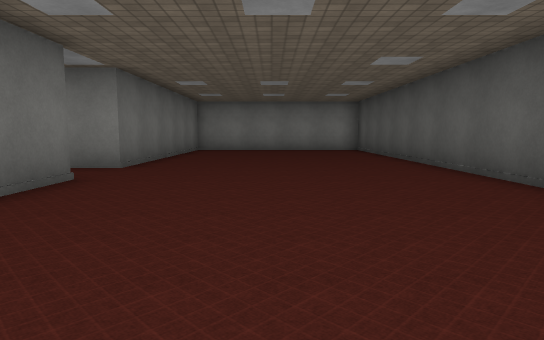
view 1 (above)

22 first-person views from a walk through a scene from a Unity 3-D project. The camera is 1.5 m above the floor, tilts 6° down and sees 75° across. The floor is counted in squares, 2 m on a side. Each view is taken from the middle of a square. On the plan, view 1 faces up. The plan holds only what a view shows up to about 11 squares ahead; the rest is blank. The place goes on beyond the plan. The player character is not drawn. Surface patterns are stand-ins for the level's own textures.

view 2
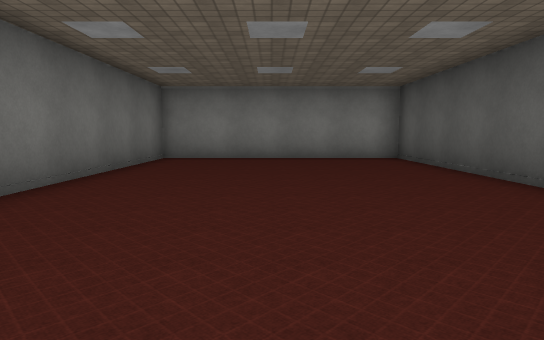

view 3
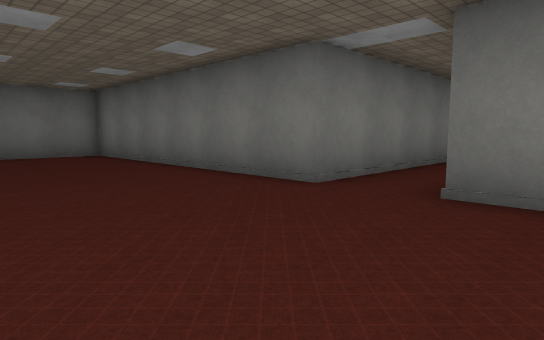

view 4
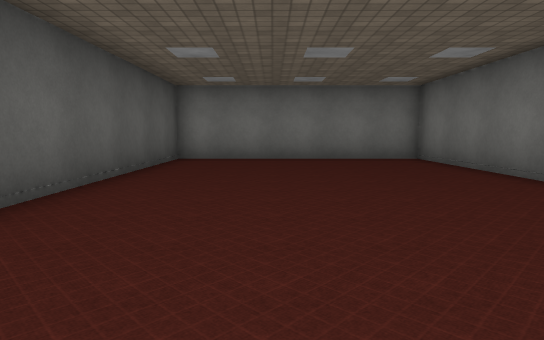

view 5
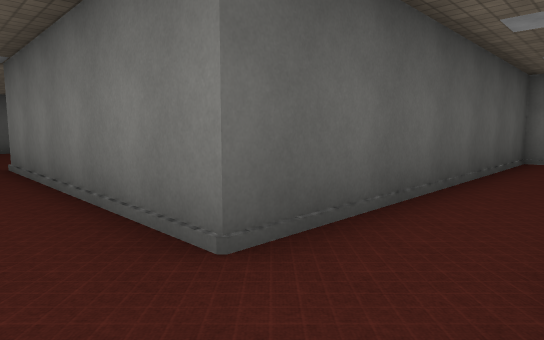

view 6
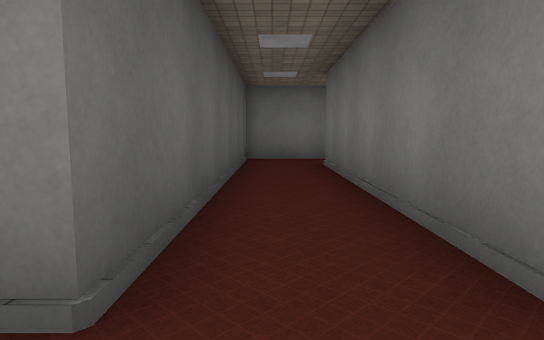

view 7
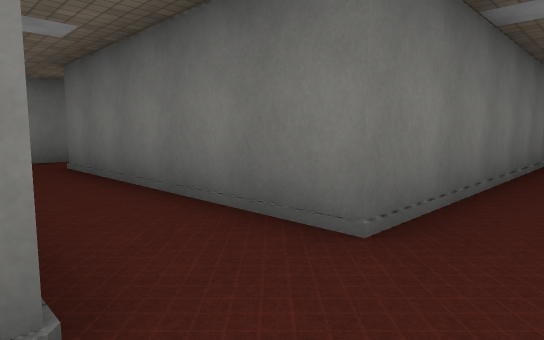

view 8
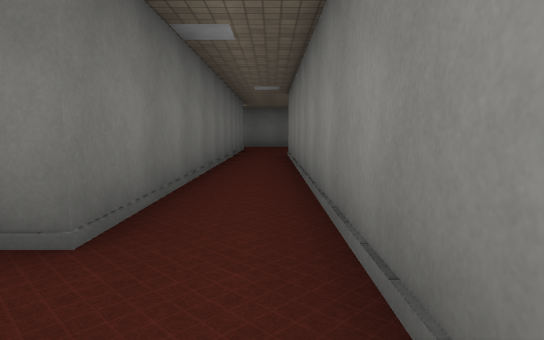

view 9
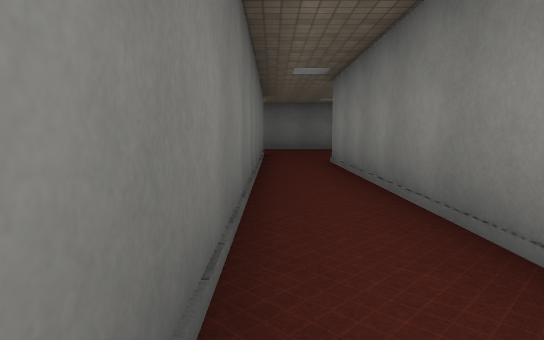

view 10
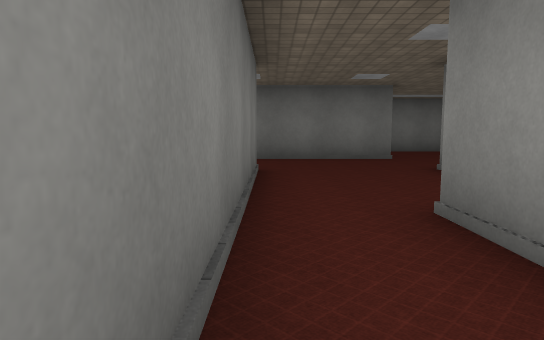

view 11
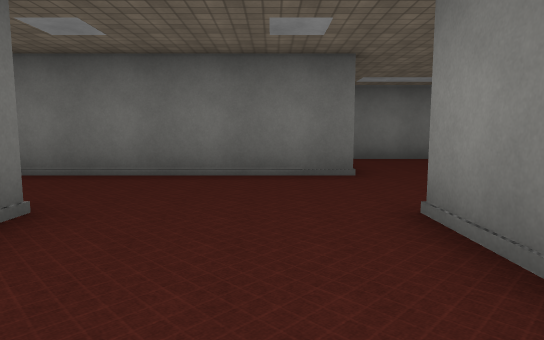

view 12
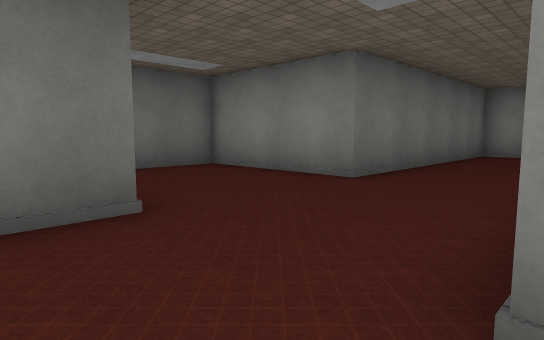

view 13
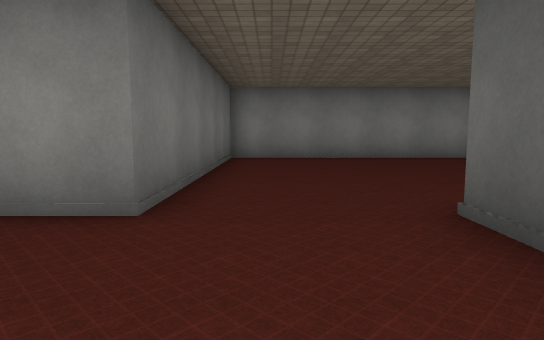

view 14
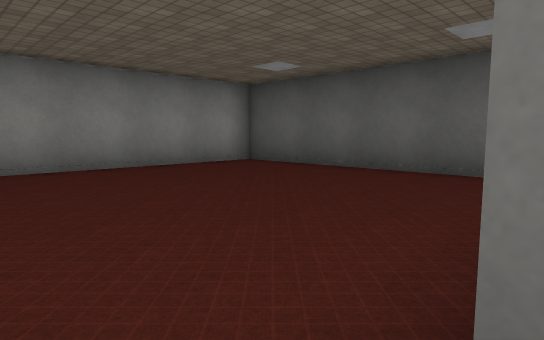

view 15
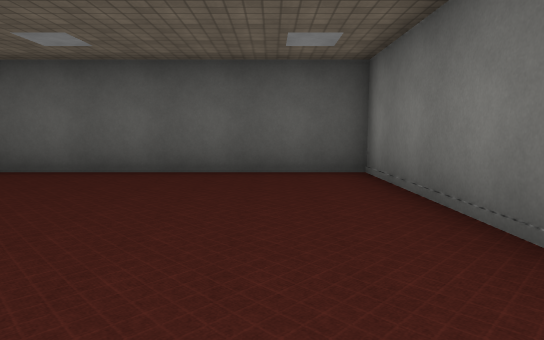

view 16
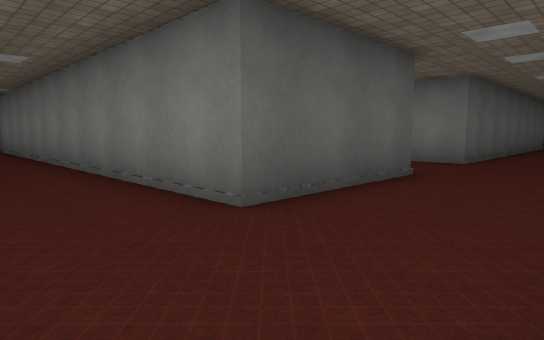

view 17
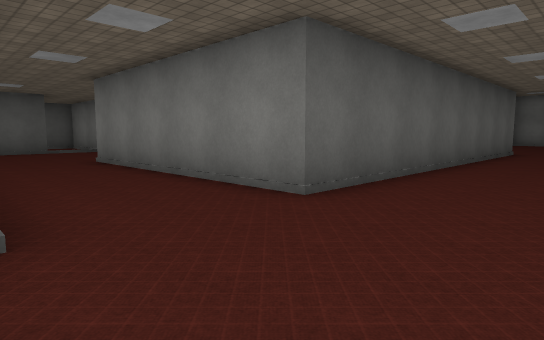

view 18
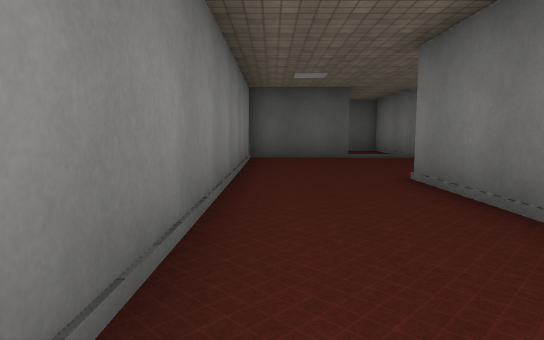

view 19
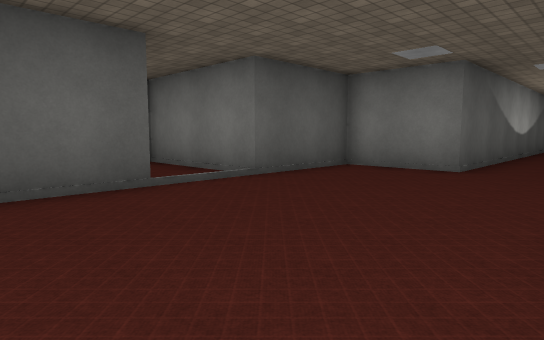

view 20
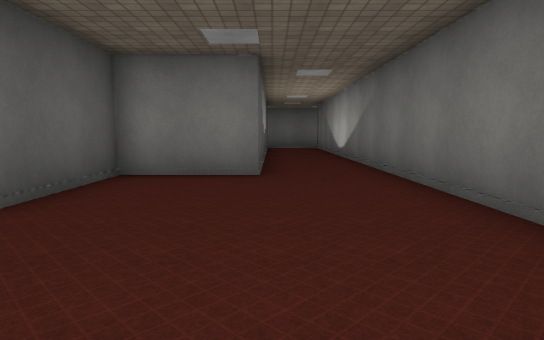

view 21
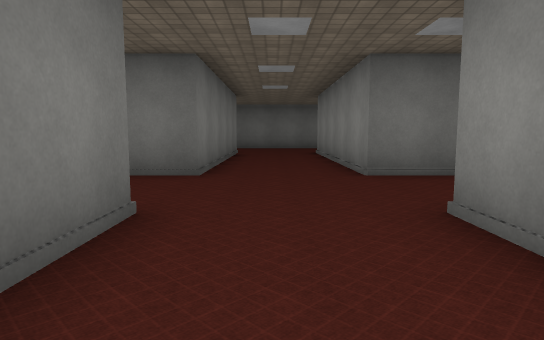

view 22
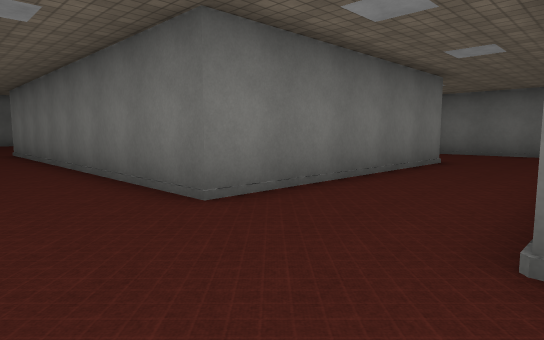

### Floor plan
Points are (right, up) in squares from view 1. A wall is a line through its corners. A room is listed if a view was taken in it or the views show most of it. See-through windows are left out.
Room 1 (views 1, 2, 3, 4)
walls: (-3.3, 5.7) (-3.3, -3.3) (3.7, -3.3) (3.7, 15.6) (-3.3, 15.6) (-3.3, 7.6)
ways out: opening at (-4, 6.5) to room 2
Room 2 (views 5, 6, 7, 8, 9, 10, 11, 12, 13, 14, 15, 16, 17, 18, 19, 20, 21, 22)
walls: (-24.8, 9.4) (-26.2, 9.4); (-29.2, 9.5) (-29.2, 1.7) (-34, 1.7); (-26.3, 12.1) (-26.3, 13.2); (-24.8, 13.2) (-20.2, 13.2) (-20.2, 20.7) (-29.2, 20.7) (-29.2, 13.2) (-33.2, 13.2) (-33.2, 10.2); (-19.3, -2.9) (-19.3, -11); (-14.3, -1.4) (-14.3, 1.7) (-26.3, 1.7) (-26.3, 5.7) (-12.3, 5.7) (-12.3, -1.4); (-10.6, 7.6) (-22.4, 7.6); (-36.2, -1.3) (-29.2, -1.3) (-29.2, -11.4); (-26.3, -11) (-26.3, -1.3) (-19.2, -1.3); (-40.3, 0.2) (-40.3, -0.4); (-16.8, -11.5) (-16.8, -6.3) (-14.3, -6.3) (-14.3, -3.3) (-10.3, -3.3) (-10.3, 5.7) (-3.3, 5.7); (-3.3, 7.6) (-4.4, 7.6)
ways out: opening at (-4, 6.5) to room 1

Where each view was taken, in squares from view 1:
view 1: 0 up, 0 right, facing up
view 2: 5 up, 0 right, facing up
view 3: 9 up, 1 right, facing down-left
view 4: 7 up, 1 right, facing down
view 5: 7 up, 12 left, facing down-right
view 6: 7 up, 11 left, facing down
view 7: 7 up, 10 left, facing down-left
view 8: 7 up, 10 left, facing left
view 9: 6 up, 13 left, facing left
view 10: 6 up, 19 left, facing left
view 11: 8 up, 23 left, facing left
view 12: 8 up, 26 left, facing up-left
view 13: 10 up, 28 left, facing up
view 14: 13 up, 27 left, facing up-right
view 15: 15 up, 27 left, facing right
view 16: 8 up, 29 left, facing down-right
view 17: 2 up, 29 left, facing down-right
view 18: 1 up, 25 left, facing right
view 19: 1 up, 19 left, facing down-right
view 20: 0 up, 17 left, facing down
view 21: 0 up, 23 left, facing left
view 22: 2 up, 27 left, facing down-left
